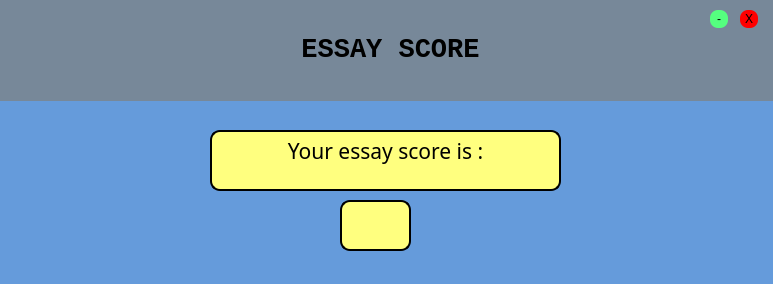
<?xml version="1.0" encoding="UTF-8"?>
<ui version="4.0">
 <class>otherWindow3</class>
 <widget class="QMainWindow" name="otherWindow3">
  <property name="geometry">
   <rect>
    <x>0</x>
    <y>0</y>
    <width>773</width>
    <height>284</height>
   </rect>
  </property>
  <property name="sizePolicy">
   <sizepolicy hsizetype="Fixed" vsizetype="Fixed">
    <horstretch>0</horstretch>
    <verstretch>0</verstretch>
   </sizepolicy>
  </property>
  <property name="maximumSize">
   <size>
    <width>1200</width>
    <height>700</height>
   </size>
  </property>
  <property name="windowTitle">
   <string>MainWindow</string>
  </property>
  <property name="styleSheet">
   <string notr="true">background-color: rgb(101, 155, 219);
</string>
  </property>
  <widget class="QWidget" name="centralwidget">
   <widget class="QLabel" name="label">
    <property name="geometry">
     <rect>
      <x>0</x>
      <y>0</y>
      <width>781</width>
      <height>101</height>
     </rect>
    </property>
    <property name="font">
     <font>
      <family>Consolas</family>
      <pointsize>20</pointsize>
      <weight>75</weight>
      <bold>true</bold>
     </font>
    </property>
    <property name="styleSheet">
     <string notr="true">background-color:#778899
</string>
    </property>
    <property name="text">
     <string>&lt;html&gt;&lt;head/&gt;&lt;body&gt;&lt;p&gt;ESSAY SCORE&lt;/p&gt;&lt;/body&gt;&lt;/html&gt;</string>
    </property>
    <property name="alignment">
     <set>Qt::AlignCenter</set>
    </property>
   </widget>
   <widget class="QTextBrowser" name="textBrowser">
    <property name="geometry">
     <rect>
      <x>210</x>
      <y>130</y>
      <width>351</width>
      <height>61</height>
     </rect>
    </property>
    <property name="font">
     <font>
      <family>Segoe Print</family>
      <pointsize>16</pointsize>
     </font>
    </property>
    <property name="styleSheet">
     <string notr="true">background-color: rgb(255,255,127);
border: 2px solid rgb(0, 0, 0);
border-radius: 10px;
</string>
    </property>
    <property name="html">
     <string>&lt;!DOCTYPE HTML PUBLIC &quot;-//W3C//DTD HTML 4.0//EN&quot; &quot;http://www.w3.org/TR/REC-html40/strict.dtd&quot;&gt;
&lt;html&gt;&lt;head&gt;&lt;meta name=&quot;qrichtext&quot; content=&quot;1&quot; /&gt;&lt;style type=&quot;text/css&quot;&gt;
p, li { white-space: pre-wrap; }
&lt;/style&gt;&lt;/head&gt;&lt;body style=&quot; font-family:'Segoe Print'; font-size:16pt; font-weight:400; font-style:normal;&quot;&gt;
&lt;p align=&quot;center&quot; style=&quot; margin-top:0px; margin-bottom:0px; margin-left:0px; margin-right:0px; -qt-block-indent:0; text-indent:0px;&quot;&gt;Your essay score is :&lt;/p&gt;&lt;/body&gt;&lt;/html&gt;</string>
    </property>
   </widget>
   <widget class="QPushButton" name="minimize">
    <property name="geometry">
     <rect>
      <x>710</x>
      <y>10</y>
      <width>18</width>
      <height>18</height>
     </rect>
    </property>
    <property name="minimumSize">
     <size>
      <width>15</width>
      <height>15</height>
     </size>
    </property>
    <property name="maximumSize">
     <size>
      <width>19</width>
      <height>18</height>
     </size>
    </property>
    <property name="styleSheet">
     <string notr="true">QPushButton{
border:none;
border-radius:8px;
background-color:rgb(85,255,127);
}

QPushButton:hover{
	background-color:rgb(85,255,127,150);
}</string>
    </property>
    <property name="text">
     <string>-</string>
    </property>
   </widget>
   <widget class="QPushButton" name="Close">
    <property name="geometry">
     <rect>
      <x>740</x>
      <y>10</y>
      <width>18</width>
      <height>18</height>
     </rect>
    </property>
    <property name="minimumSize">
     <size>
      <width>15</width>
      <height>15</height>
     </size>
    </property>
    <property name="maximumSize">
     <size>
      <width>19</width>
      <height>18</height>
     </size>
    </property>
    <property name="styleSheet">
     <string notr="true">QPushButton{
border:none;
border-radius:8px;
background-color:rgb(255,0,0);
}

QPushButton:hover{
	background-color:rgb(255,0,0,150);
}</string>
    </property>
    <property name="text">
     <string>X</string>
    </property>
   </widget>
   <widget class="QLabel" name="Score">
    <property name="geometry">
     <rect>
      <x>340</x>
      <y>200</y>
      <width>71</width>
      <height>51</height>
     </rect>
    </property>
    <property name="font">
     <font>
      <family>Roboto Black</family>
      <pointsize>12</pointsize>
      <weight>75</weight>
      <bold>true</bold>
     </font>
    </property>
    <property name="styleSheet">
     <string notr="true">background-color: rgb(255,255,127);
border: 2px solid rgb(0, 0, 0);
border-radius: 10px;</string>
    </property>
    <property name="text">
     <string/>
    </property>
    <property name="alignment">
     <set>Qt::AlignCenter</set>
    </property>
   </widget>
  </widget>
 </widget>
 <resources/>
 <connections/>
</ui>
